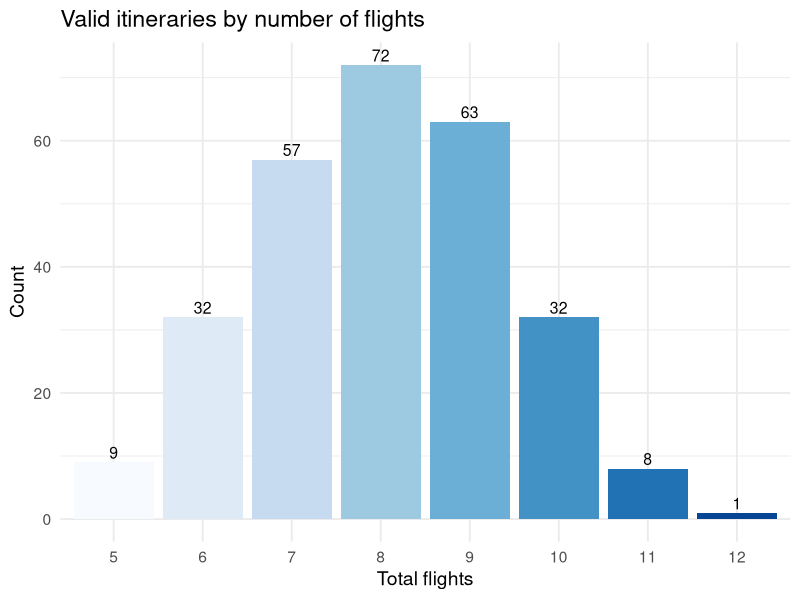
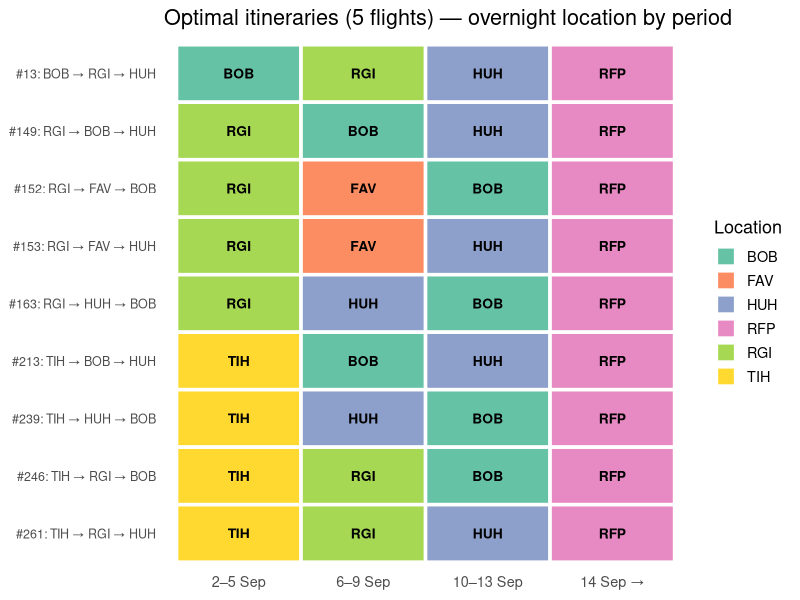
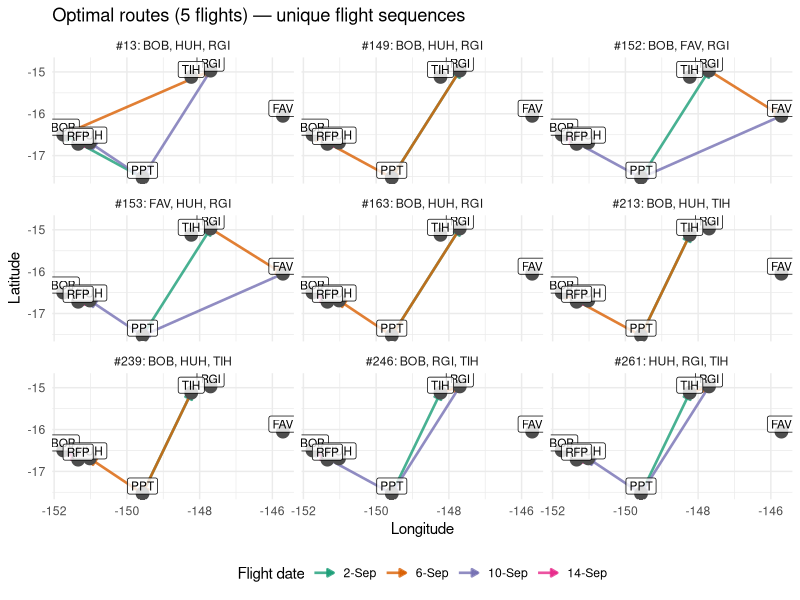

The R source for these figures, in order:
#!/usr/bin/env Rscript
# Honeymoon itinerary solver
#
# Constraint: visit exactly 3 distinct islands (excl PPT/RFP), staying 4 nights
# on each. Transiting through an island on a connection does NOT count as visiting.
#
#   2-Sep  : fly PPT → Island A   (stay 2–5 Sep)
#   6-Sep  : fly → Island B       (stay 6–9 Sep)  B ≠ A
#  10-Sep  : fly → Island C       (stay 10–13 Sep) C ≠ A,B
#  14-Sep  : fly → RFP
#
# Same-day multi-leg connections allowed. Minimises total flight segments.

library(tidyverse)

# ── Flight data (loaded from CSV) ─────────────────────────────────────────────
flights <- read_csv("flights.csv", show_col_types = FALSE)

hubs          <- c("PPT", "RFP")

# Derive dates (sorted chronologically) and islands from the data
flights <- flights %>%
  mutate(date_parsed = dmy(paste0(date, "-2025")))  # year is arbitrary, for sorting
dates_ordered <- flights %>%
  distinct(date, date_parsed) %>%
  arrange(date_parsed) %>%
  pull(date)
flights <- flights %>% select(-date_parsed)

islands_all <- sort(unique(c(flights$from, flights$to))) %>% setdiff(hubs)

# Build stay labels from consecutive dates
date_nums <- dmy(paste0(dates_ordered, "-2025"))
stay_labels <- map_chr(seq_along(dates_ordered), function(i) {
  d <- date_nums[i]
  if (i < length(dates_ordered)) {
    d_next <- date_nums[i + 1] - days(1)
    sprintf("%d–%d %s", day(d), day(d_next), month(d, label = TRUE))
  } else {
    sprintf("%d %s →", day(d), month(d, label = TRUE))
  }
})

# ── Same-day reachability: all (destination, n_flights, leg_list) from start ──
# DFS with no location revisits within a day.
day_reach <- function(date, start) {
  edges <- flights %>% filter(date == !!date)
  adj   <- split(edges$to, edges$from)

  results <- list()

  dfs <- function(loc, nf, legs, visited) {
    # Record current location as reachable
    results[[length(results) + 1]] <<- list(dest = loc, nf = nf, legs = legs)
    dests <- adj[[loc]]
    if (is.null(dests)) return()
    for (d in dests) {
      if (d %in% visited) next
      dfs(d, nf + 1L, c(legs, paste0(loc, "-", d)), c(visited, d))
    }
  }

  dfs(start, 0L, character(0), start)
  results
}

# ── Enumerate all valid itineraries ──────────────────────────────────────────
# For each (A, B, C) triple of distinct islands:
#   1. Can we reach A from PPT on 2-Sep?
#   2. Can we reach B from A on 6-Sep? (B ≠ A)
#   3. Can we reach C from B on 10-Sep? (C ≠ A, B)
#   4. Can we reach RFP from C on 14-Sep?
# For each feasible triple, record all route combos and their total flights.

itineraries <- list()
itin_id <- 0L

for (A in islands_all) {
  reach_A <- day_reach("2-Sep", "PPT")
  paths_A <- keep(reach_A, ~ .x$dest == A & .x$nf > 0)  # must move
  if (length(paths_A) == 0) next

  for (B in setdiff(islands_all, A)) {
    reach_B <- day_reach("6-Sep", A)
    paths_B <- keep(reach_B, ~ .x$dest == B & .x$nf > 0)
    if (length(paths_B) == 0) next

    for (C in setdiff(islands_all, c(A, B))) {
      reach_C <- day_reach("10-Sep", B)
      paths_C <- keep(reach_C, ~ .x$dest == C & .x$nf > 0)
      if (length(paths_C) == 0) next

      reach_R <- day_reach("14-Sep", C)
      paths_R <- keep(reach_R, ~ .x$dest == "RFP" & .x$nf > 0)
      if (length(paths_R) == 0) next

      # Enumerate all combinations of routes for this (A, B, C) triple
      for (pa in paths_A) {
        for (pb in paths_B) {
          for (pc in paths_C) {
            for (pr in paths_R) {
              itin_id <- itin_id + 1L
              total_nf <- pa$nf + pb$nf + pc$nf + pr$nf
              itineraries[[itin_id]] <- list(
                id       = itin_id,
                nf       = total_nf,
                A = A, B = B, C = C,
                islands  = paste(sort(c(A, B, C)), collapse = ", "),
                legs_A   = pa$legs,
                legs_B   = pb$legs,
                legs_C   = pc$legs,
                legs_R   = pr$legs
              )
            }
          }
        }
      }
    }
  }
}

if (length(itineraries) == 0) {
  cat("No valid itineraries found.\n")
  quit(status = 0)
}

# ── Build results data frames ────────────────────────────────────────────────
summary_df <- map_dfr(itineraries, function(it) {
  tibble(
    itin_id   = it$id,
    n_flights = it$nf,
    island_A  = it$A,
    island_B  = it$B,
    island_C  = it$C,
    islands   = it$islands,
    route_A   = paste(it$legs_A, collapse = " → "),
    route_B   = paste(it$legs_B, collapse = " → "),
    route_C   = paste(it$legs_C, collapse = " → "),
    route_R   = paste(it$legs_R, collapse = " → ")
  )
})

# Legs data frame for plots
legs_df <- map_dfr(itineraries, function(it) {
  bind_rows(
    tibble(itin_id = it$id, n_flights = it$nf, islands = it$islands,
           date = "2-Sep",  from = str_extract(it$legs_A, "^[^-]+"),
           to = str_extract(it$legs_A, "[^-]+$")),
    tibble(itin_id = it$id, n_flights = it$nf, islands = it$islands,
           date = "6-Sep",  from = str_extract(it$legs_B, "^[^-]+"),
           to = str_extract(it$legs_B, "[^-]+$")),
    tibble(itin_id = it$id, n_flights = it$nf, islands = it$islands,
           date = "10-Sep", from = str_extract(it$legs_C, "^[^-]+"),
           to = str_extract(it$legs_C, "[^-]+$")),
    tibble(itin_id = it$id, n_flights = it$nf, islands = it$islands,
           date = "14-Sep", from = str_extract(it$legs_R, "^[^-]+"),
           to = str_extract(it$legs_R, "[^-]+$"))
  )
})

# Stay summary
stay_df <- map_dfr(itineraries, function(it) {
  tibble(
    itin_id   = it$id,
    n_flights = it$nf,
    islands   = it$islands,
    date      = dates_ordered,
    stay      = stay_labels,
    flights   = c(
      paste(it$legs_A, collapse = " → "),
      paste(it$legs_B, collapse = " → "),
      paste(it$legs_C, collapse = " → "),
      paste(it$legs_R, collapse = " → ")
    ),
    location  = c(it$A, it$B, it$C, "RFP")
  )
})

# ── Console output ───────────────────────────────────────────────────────────
min_flights <- min(summary_df$n_flights)
n_total     <- nrow(summary_df)
optimal     <- summary_df %>% filter(n_flights == min_flights)

cat(sprintf("Found %d valid itinerary(s) visiting exactly 3 islands.\n", n_total))
cat(sprintf("Minimum flights: %d\n\n", min_flights))

cat(strrep("=", 65), "\n")
cat(sprintf(" %d OPTIMAL ITINERARY(S) — %d flights\n", nrow(optimal), min_flights))
cat(strrep("=", 65), "\n\n")

for (i in seq_len(nrow(optimal))) {
  r <- optimal[i, ]
  cat(sprintf("  #%-3d  Stay: %s → %s → %s   [%s]\n",
              r$itin_id, r$island_A, r$island_B, r$island_C, r$islands))
  cat(sprintf("         2-Sep : %-35s → stay %s\n", r$route_A, r$island_A))
  cat(sprintf("         6-Sep : %-35s → stay %s\n", r$route_B, r$island_B))
  cat(sprintf("        10-Sep : %-35s → stay %s\n", r$route_C, r$island_C))
  cat(sprintf("        14-Sep : %-35s → RFP\n", r$route_R))
  cat("\n")
}

# Summary by flight count
counts <- summary_df %>% count(n_flights, name = "n_itins")
if (nrow(counts) > 1) {
  cat(strrep("=", 65), "\n")
  cat(" ALL VALID — by flight count\n")
  cat(strrep("=", 65), "\n")
  for (i in seq_len(nrow(counts))) {
    tag <- if (counts$n_flights[i] == min_flights) "  ← min" else ""
    cat(sprintf("  %d flights : %d itinerary(s)%s\n", counts$n_flights[i], counts$n_itins[i], tag))
  }
  cat("\n")
}

# Non-optimal
non_opt <- summary_df %>% filter(n_flights > min_flights) %>% arrange(n_flights)
if (nrow(non_opt) > 0) {
  cat(strrep("=", 65), "\n")
  cat(" OTHER VALID ITINERARIES\n")
  cat(strrep("=", 65), "\n\n")
  for (i in seq_len(nrow(non_opt))) {
    r <- non_opt[i, ]
    cat(sprintf("  #%-3d  (%d flights)  Stay: %s → %s → %s\n",
                r$itin_id, r$n_flights, r$island_A, r$island_B, r$island_C))
    cat(sprintf("         2-Sep : %-35s → stay %s\n", r$route_A, r$island_A))
    cat(sprintf("         6-Sep : %-35s → stay %s\n", r$route_B, r$island_B))
    cat(sprintf("        10-Sep : %-35s → stay %s\n", r$route_C, r$island_C))
    cat(sprintf("        14-Sep : %-35s → RFP\n", r$route_R))
    cat("\n")
  }
}

# ── Visualisations ───────────────────────────────────────────────────────────
coords <- tribble(
  ~loc,  ~lon,     ~lat,
  "PPT", -149.57, -17.53,
  "BOB", -151.75, -16.50,
  "HUH", -151.02, -16.69,
  "RGI", -147.70, -14.97,
  "TIH", -148.23, -15.12,
  "FAV", -145.71, -16.05,
  "RFP", -151.34, -16.72
)

# 1. Bar chart: itineraries by flight count
p1 <- summary_df %>%
  count(n_flights) %>%
  ggplot(aes(x = factor(n_flights), y = n, fill = factor(n_flights))) +
  geom_col(show.legend = FALSE) +
  geom_text(aes(label = n), vjust = -0.3, size = 4) +
  scale_fill_brewer(palette = "Blues") +
  labs(title = "Valid itineraries by number of flights",
       x = "Total flights", y = "Count") +
  theme_minimal(base_size = 14)

ggsave("plot_flight_counts.png", p1, width = 7, height = 5, dpi = 150)
cat("Saved: plot_flight_counts.png\n")

# 2. Tile heatmap: overnight location per period (optimal only)
opt_stays <- stay_df %>%
  filter(n_flights == min_flights) %>%
  mutate(
    stay  = factor(stay, levels = stay_labels),
    label = sprintf("#%d: %s → %s → %s", itin_id,
                    location[date == "2-Sep"], location[date == "6-Sep"],
                    location[date == "10-Sep"]),
    .by = itin_id
  )

p2 <- opt_stays %>%
  ggplot(aes(x = stay, y = reorder(label, -itin_id), fill = location)) +
  geom_tile(colour = "white", linewidth = 1.2) +
  geom_text(aes(label = location), size = 3.5, fontface = "bold") +
  scale_fill_brewer(palette = "Set2") +
  labs(
    title = sprintf("Optimal itineraries (%d flights) — overnight location by period", min_flights),
    x = NULL, y = NULL, fill = "Location"
  ) +
  theme_minimal(base_size = 13) +
  theme(panel.grid = element_blank(), axis.text.y = element_text(size = 9))

n_opt <- n_distinct(opt_stays$itin_id)
ggsave("plot_optimal_stays.png", p2, width = 10,
       height = max(4, 0.5 * n_opt + 2), dpi = 150)
cat("Saved: plot_optimal_stays.png\n")

# 3. Route maps: one facet per optimal itinerary, legs coloured by date
opt_legs <- legs_df %>%
  filter(n_flights == min_flights) %>%
  left_join(coords, by = c("from" = "loc")) %>%
  rename(lon_from = lon, lat_from = lat) %>%
  left_join(coords, by = c("to" = "loc")) %>%
  rename(lon_to = lon, lat_to = lat)

# Deduplicate visually identical routes (same sequence of legs)
opt_legs <- opt_legs %>%
  group_by(itin_id) %>%
  mutate(route_key = paste(from, to, sep = "-", collapse = "|")) %>%
  ungroup()

unique_routes <- opt_legs %>%
  distinct(route_key, .keep_all = FALSE) %>%
  pull(route_key)

# Keep first itin_id per unique route
rep_ids <- opt_legs %>%
  distinct(itin_id, route_key) %>%
  group_by(route_key) %>%
  slice_min(itin_id, n = 1) %>%
  pull(itin_id)

route_legs <- opt_legs %>%
  filter(itin_id %in% rep_ids) %>%
  mutate(
    date  = factor(date, levels = dates_ordered),
    label = paste0("#", itin_id, ": ", islands)
  )

n_facets <- n_distinct(route_legs$itin_id)

p3 <- ggplot() +
  geom_segment(
    data = route_legs,
    aes(x = lon_from, y = lat_from, xend = lon_to, yend = lat_to, colour = date),
    arrow = arrow(length = unit(0.18, "cm"), type = "closed"),
    linewidth = 0.9, alpha = 0.8
  ) +
  geom_point(data = coords, aes(x = lon, y = lat), size = 4, colour = "grey30") +
  geom_label(data = coords, aes(x = lon, y = lat, label = loc),
             size = 3, nudge_y = 0.18, linewidth = 0, fill = "white", alpha = 0.8) +
  facet_wrap(~ label, ncol = 3) +
  scale_colour_brewer(palette = "Dark2", name = "Flight date") +
  labs(title = sprintf("Optimal routes (%d flights) — unique flight sequences", min_flights),
       x = "Longitude", y = "Latitude") +
  theme_minimal(base_size = 11) +
  theme(legend.position = "bottom")

ggsave("plot_routes.png", p3, width = 14,
       height = max(5, 4 * ceiling(n_facets / 3)), dpi = 150)
cat("Saved: plot_routes.png\n")

# 4. All itineraries heatmap (if manageable)
if (n_total <= 80) {
  all_stays <- stay_df %>%
    mutate(
      stay  = factor(stay, levels = stay_labels),
      label = sprintf("#%d (%df): %s → %s → %s", itin_id, n_flights,
                      location[date == "2-Sep"], location[date == "6-Sep"],
                      location[date == "10-Sep"]),
      .by = itin_id
    )

  p4 <- all_stays %>%
    ggplot(aes(x = stay, y = reorder(label, -itin_id), fill = location)) +
    geom_tile(colour = "white", linewidth = 0.8) +
    geom_text(aes(label = location), size = 2.5, fontface = "bold") +
    scale_fill_brewer(palette = "Set2") +
    labs(
      title = "All valid itineraries — overnight location by period",
      x = NULL, y = NULL, fill = "Location"
    ) +
    theme_minimal(base_size = 11) +
    theme(panel.grid = element_blank(), axis.text.y = element_text(size = 6))

  ggsave("plot_all_stays.png", p4, width = 10,
         height = max(5, 0.35 * n_total + 2), dpi = 150)
  cat("Saved: plot_all_stays.png\n")
}

cat("\nDone.\n")
